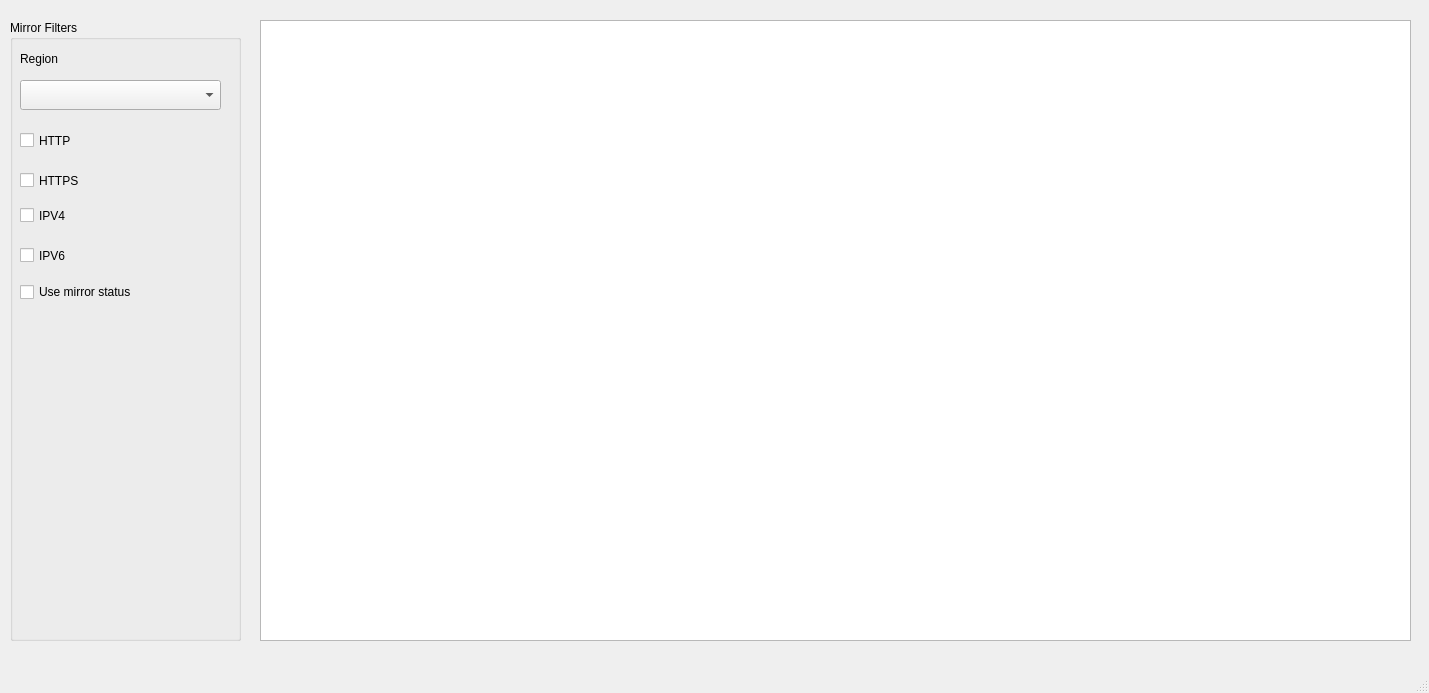
<?xml version="1.0" encoding="UTF-8"?>
<ui version="4.0">
 <class>MainWindow</class>
 <widget class="QMainWindow" name="MainWindow">
  <property name="geometry">
   <rect>
    <x>0</x>
    <y>0</y>
    <width>1429</width>
    <height>693</height>
   </rect>
  </property>
  <property name="windowTitle">
   <string>MainWindow</string>
  </property>
  <widget class="QWidget" name="centralwidget">
   <widget class="QTableWidget" name="mirrorTbl">
    <property name="geometry">
     <rect>
      <x>260</x>
      <y>20</y>
      <width>1151</width>
      <height>621</height>
     </rect>
    </property>
   </widget>
   <widget class="QGroupBox" name="groupBox">
    <property name="geometry">
     <rect>
      <x>10</x>
      <y>20</y>
      <width>231</width>
      <height>621</height>
     </rect>
    </property>
    <property name="minimumSize">
     <size>
      <width>0</width>
      <height>0</height>
     </size>
    </property>
    <property name="baseSize">
     <size>
      <width>0</width>
      <height>0</height>
     </size>
    </property>
    <property name="styleSheet">
     <string notr="true"/>
    </property>
    <property name="title">
     <string>Mirror Filters</string>
    </property>
    <widget class="QComboBox" name="regionComboBox">
     <property name="geometry">
      <rect>
       <x>10</x>
       <y>60</y>
       <width>201</width>
       <height>30</height>
      </rect>
     </property>
     <property name="maximumSize">
      <size>
       <width>16777215</width>
       <height>30</height>
      </size>
     </property>
     <property name="placeholderText">
      <string>All</string>
     </property>
    </widget>
    <widget class="QCheckBox" name="httpsChkBox">
     <property name="geometry">
      <rect>
       <x>10</x>
       <y>140</y>
       <width>201</width>
       <height>41</height>
      </rect>
     </property>
     <property name="text">
      <string>HTTPS</string>
     </property>
    </widget>
    <widget class="QCheckBox" name="ip4ChkBox">
     <property name="geometry">
      <rect>
       <x>10</x>
       <y>180</y>
       <width>201</width>
       <height>31</height>
      </rect>
     </property>
     <property name="text">
      <string>IPV4</string>
     </property>
    </widget>
    <widget class="QCheckBox" name="httpChkBox">
     <property name="geometry">
      <rect>
       <x>10</x>
       <y>100</y>
       <width>201</width>
       <height>41</height>
      </rect>
     </property>
     <property name="text">
      <string>HTTP</string>
     </property>
    </widget>
    <widget class="QCheckBox" name="ip6ChkBox">
     <property name="geometry">
      <rect>
       <x>10</x>
       <y>210</y>
       <width>201</width>
       <height>51</height>
      </rect>
     </property>
     <property name="text">
      <string>IPV6</string>
     </property>
    </widget>
    <widget class="QCheckBox" name="statusChkBox">
     <property name="geometry">
      <rect>
       <x>10</x>
       <y>260</y>
       <width>181</width>
       <height>24</height>
      </rect>
     </property>
     <property name="text">
      <string>Use mirror status</string>
     </property>
    </widget>
    <widget class="QLabel" name="regionLbl">
     <property name="geometry">
      <rect>
       <x>10</x>
       <y>30</y>
       <width>58</width>
       <height>18</height>
      </rect>
     </property>
     <property name="text">
      <string>Region</string>
     </property>
    </widget>
   </widget>
  </widget>
  <widget class="QMenuBar" name="menubar">
   <property name="geometry">
    <rect>
     <x>0</x>
     <y>0</y>
     <width>1429</width>
     <height>23</height>
    </rect>
   </property>
  </widget>
  <widget class="QStatusBar" name="statusbar"/>
 </widget>
 <resources/>
 <connections/>
</ui>
